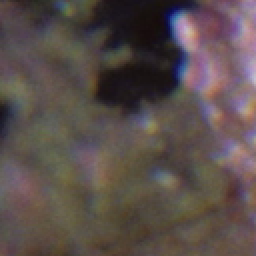
#> input picture clean.png, 128 x 128 px (shown 2 times larger); the run also reads 1 picture not shown here
$ python metrics.py
#> lines starting #> are read from the running program, lines starting #| are printed output that depends on the picture
from PIL import Image
import numpy as np
from skimage.metrics import peak_signal_noise_ratio
from skimage.metrics import structural_similarity

clean = np.array(Image.open("clean.png")).astype(np.float32) / 255.0
noisy = np.array(Image.open("noisy.png")).astype(np.float32) / 255.0
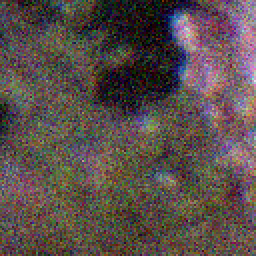
#> input picture noisy.png, 128 x 128 px (shown 2 times larger)
denoised = np.array(Image.open("denoised.png")).astype(np.float32) / 255.0
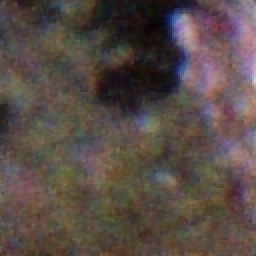
#> denoised: shape (128, 128, 3) float32 (shown 2 times larger); mean R, G, B 0.344, 0.297, 0.279

noisy_psnr = peak_signal_noise_ratio(clean, noisy, data_range=1.0)
#> noisy_psnr = 20.29
denoised_psnr = peak_signal_noise_ratio(clean, denoised, data_range=1.0)
#> denoised_psnr = 30.59

noisy_ssim = structural_similarity(
    clean,
    noisy,
    channel_axis=2,
    data_range=1.0
)
#> noisy_ssim = 0.228

denoised_ssim = structural_similarity(
    clean,
    denoised,
    channel_axis=2,
    data_range=1.0
)
#> denoised_ssim = 0.778

print("\n===== DENOISING RESULTS =====")

print(f"Noisy PSNR:     {noisy_psnr:.2f} dB")
#| Noisy PSNR:     20.29 dB
print(f"Denoised PSNR:  {denoised_psnr:.2f} dB")
#| Denoised PSNR:  30.59 dB

print(f"Noisy SSIM:     {noisy_ssim:.4f}")
#| Noisy SSIM:     0.2278
print(f"Denoised SSIM:  {denoised_ssim:.4f}")
#| Denoised SSIM:  0.7777
